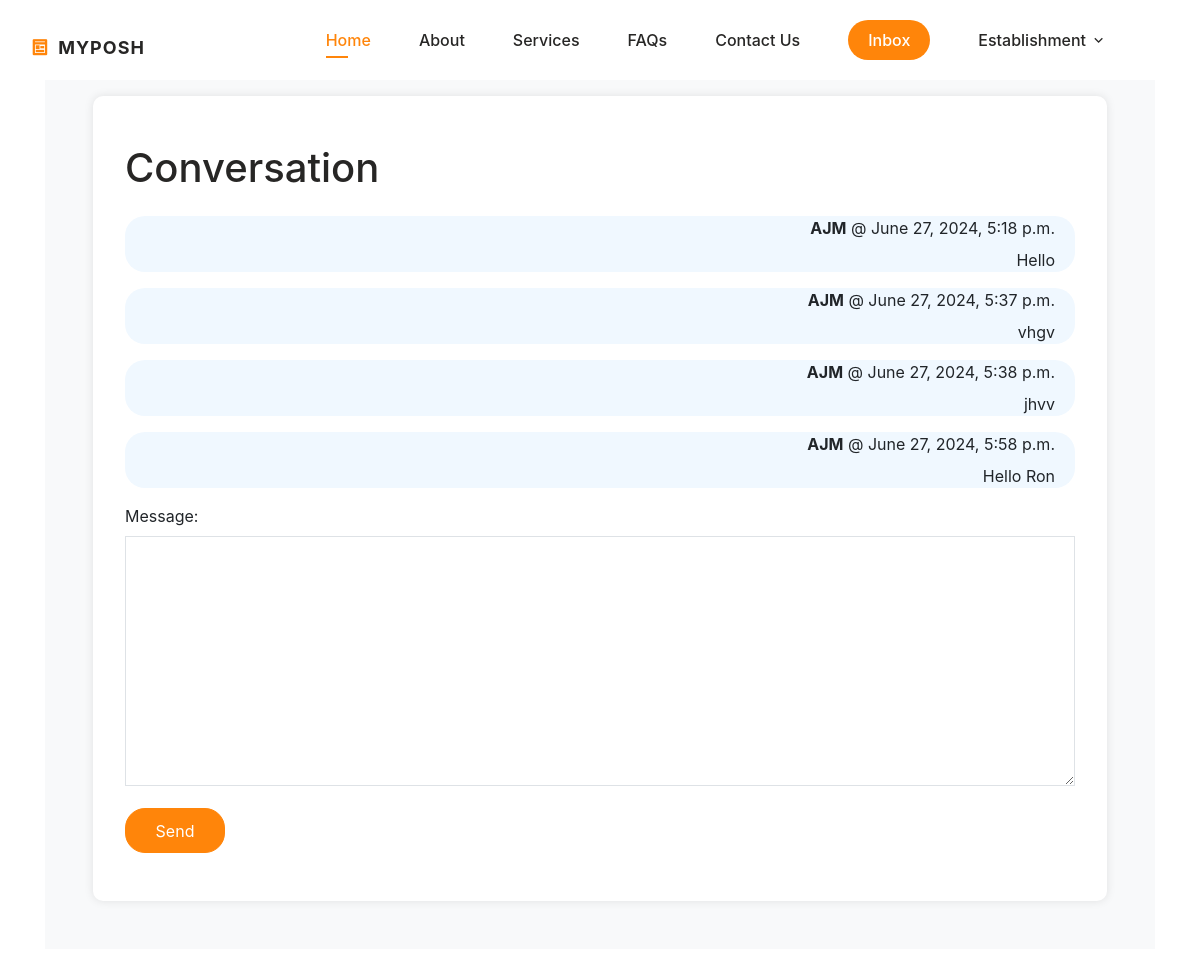
The app's page /inbox/5/ (signed in) with its own data.
### posh/models.py (models this page shows, shortened)
class PoshUser(AbstractBaseUser, PermissionsMixin):
    username = models.CharField(max_length=100, unique=True, primary_key=True)
    email = models.EmailField(unique=True, blank=False)
    phone = models.CharField(max_length=15, unique=True, blank=False)
    start_date = models.DateTimeField(default=timezone.now)
    is_staff = models.BooleanField(default=False)
    is_active = models.BooleanField(default=False)
    type = models.CharField(max_length=50, blank=False)  # To distinguish between user types
    objects = PoshUserManager()
    USERNAME_FIELD = 'username'
    REQUIRED_FIELDS = ['email', 'phone']

class EstablishmentUser(PoshUser):
    name = models.CharField(max_length=255, null=True, blank=True)
    setdate = models.DateField(null=True, blank=True)
    nature = models.CharField(max_length=255, null=True, blank=True)
    state = models.CharField(max_length=255, null=True, blank=True)
    city = models.CharField(max_length=255, null=True, blank=True)
    pincode = models.CharField(max_length=16, null=True, blank=True)
    address = models.TextField(null=True, blank=True)
    locationCount = models.PositiveIntegerField(null=True, blank=True)

### conversation/models.py (models this page shows)
class ConversationMessage(models.Model):
    conversation = models.ForeignKey(Conversation, related_name='messages', on_delete=models.CASCADE)
    message = models.TextField()
    created_at = models.DateTimeField(auto_now_add=True)
    created_by = models.ForeignKey(settings.AUTH_USER_MODEL, related_name='created_message', on_delete=models.CASCADE)

### conversation/views.py (the view)
# urls.py: path('<int:pk>/', views.detail, name='detail'),
@login_required
def detail(request, pk):
    user = request.user
    conversation = Conversation.objects.filter(members=user).get(pk=pk)
    if str(user).startswith("ES"):
        est_name = EstablishmentUser.objects.get(username=request.user)
        user_name = IndividualUser.objects.get(username=conversation.est.user_id)
        user_name.name = user_name.fname + user_name.lname
    elif str(user).startswith("IN"):
        est_name = IndividualUser.objects.get(username=request.user)
        est_name.name = est_name.fname + est_name.lname
        user_name = EstablishmentUser.objects.get(username=conversation.est.establishment_id)
    if request.method == 'POST':
        form = ConversationMessageForm(request.POST)
        if form.is_valid():
            conversation_message = form.save(commit=False)
            conversation_message.conversation = conversation
            conversation_message.created_by = request.user
            conversation_message.save()
            conversation.save()
            return redirect('conversation:detail', pk=pk)
    else:
        form = ConversationMessageForm()
    return render(request, 'detail.html', {
        'conversation': conversation,
        'est_name': est_name,
        'user_name': user_name,
        'form': form
    })

### conversation/forms.py
class ConversationMessageForm(forms.ModelForm):
    class Meta:
        model = ConversationMessage
        fields = ('message',)
        widgets = {
            'message': forms.Textarea(attrs={
                'class': 'w-full py-1 px-8 rounded-xl border',
            })
        }

### posh/templatetags/get_group.py (called while the page is built)
@register.filter(name='has_group')
def has_group(user, group_name):
    return user.groups.filter(name=group_name).exists()

### conversation/templates/detail.html (shortened to what this page needs)
{% extends "base.html" %}
{% load static %}
{% block stylescss %}
<link rel="stylesheet" href="https://stackpath.bootstrapcdn.com/bootstrap/4.5.2/css/bootstrap.min.css">
<link rel="stylesheet" href="https://cdnjs.cloudflare.com/ajax/libs/font-awesome/4.7.0/css/font-awesome.min.css">
{% endblock %}
{% block content %}
<div class="container mt-5">
    <div class="p-5 mb-4 bg-light rounded-3">
        <div class="container-fluid py-5 form-container">
            <h1 class="mb-6 text-3xl">Conversation</h1>
            <div class="message-container space-y-6">
                {% for message in conversation.messages.all %}
                    <div class="p-6 flex {% if message.created_by == request.user %}bg-blue{% else %}bg-gray{% endif %} rounded-xl">
                        <div class='wordwrap'>
                            <p class="mb-2"><strong>{% if message.created_by == request.user %}{{ est_name.name }}{% else %}{{ user_name.name }}{% endif %}</strong> @ {{ message.created_at }}</p>
                            <p>{{ message.message }}</p>
                        </div>
                    </div>
                {% endfor %}
            </div>
            <form method="post" action="." class="mt-6">
                {{ form.as_p }}
                <button class="btn btn-primary">Send</button>
            </form>
        </div>
    </div>
</div>
{% endblock %}

### static/assets/css/main.css (style rules this page uses)
:root { --header-height: 3.5rem; --first-color: hsl(30, 100%, 52%); --first-color-alt: hsl(29, 54%, 73%); --first-color-light: hsl(30, 100%, 85%); --first-color-lighten: hsl(30, 100%, 95%); --title-color: hsl(30, 3%, 15%); --text-color: hsl(30, 4%, 25%); --text-color-light: hsl(30, 4%, 45%); --body-color: hsl(30, 0%, 100%);; --container-color: #FFF; --background-footer-color: rgb(29, 26, 26); --footer-text-color: rgb(245, 244, 244); --body-font: 'Poppins', sans-serif; --big-font-size: 2rem; --h1-font-size: 1.5rem; --h2-font-size: 1.25rem; --h3-font-size: 1rem; --normal-font-size: .938rem; --small-font-size: .813rem; --smaller-font-size: .75rem; --font-medium: 500; --font-semi-bold: 600; --mb-0-5: .5rem; --mb-0-75: .75rem; --mb-1: 1rem; --mb-1-5: 1.5rem; --mb-2: 2rem; --mb-2-5: 2.5rem; --z-tooptip: 10; --z-fixed: 100; }
@media screen and (min-width: 1000px) { :root { --big-font-size: 3.5rem; --h1-font-size: 2.25rem; --h2-font-size: 1.5rem; --h3-font-size: 1.25rem; --normal-font-size: 1rem; --small-font-size: .875rem; --smaller-font-size: .813rem; } }
* { box-sizing: border-box; padding: 0; margin: 0; text-decoration: none !important; }
html { scroll-behavior: smooth; }
body, button, input, textarea { font-family: var(--body-font); font-size: var(--normal-font-size); }
body { margin: var(--header-height) 0 0 0; background-color: var(--body-color); color: var(--text-color); transition: .4s; }
button { cursor: pointer; border: none; outline: none; }
h1, h2, h3 { color: var(--title-color); font-weight: var(--font-semi-bold); }
.container { max-width: 968px; margin-left: var(--mb-1-5); margin-right: var(--mb-1-5); }
@media screen and (min-width: 767px) { body { margin: 0; } }
@media screen and (min-width:992px) { .container { margin-left: auto; margin-right: auto; } }

### static/assets/css/profile.css (style rules this page uses)
:root { --header-height: 3.5rem; --first-color: hsl(30, 100%, 52%); --first-color-alt: hsl(29, 54%, 73%); --first-color-light: hsl(30, 100%, 85%); --first-color-lighten: hsl(30, 100%, 95%); --title-color: hsl(30, 3%, 15%); --text-color: hsl(30, 4%, 25%); --text-color-light: hsl(30, 4%, 45%); --body-color: hsl(30, 0%, 100%);; --container-color: #FFF; --background-footer-color: rgb(29, 26, 26); --footer-text-color: rgb(245, 244, 244); --body-font: 'Poppins', sans-serif; --big-font-size: 2rem; --h1-font-size: 1.5rem; --h2-font-size: 1.25rem; --h3-font-size: 1rem; --normal-font-size: .938rem; --small-font-size: .813rem; --smaller-font-size: .75rem; --font-medium: 500; --font-semi-bold: 600; --mb-0-5: .5rem; --mb-0-75: .75rem; --mb-1: 1rem; --mb-1-5: 1.5rem; --mb-2: 2rem; --mb-2-5: 2.5rem; --z-tooptip: 10; --z-fixed: 100; }
@media screen and (min-width: 1000px) { :root { --big-font-size: 3.5rem; --h1-font-size: 2.25rem; --h2-font-size: 1.5rem; --h3-font-size: 1.25rem; --normal-font-size: 1rem; --small-font-size: .875rem; --smaller-font-size: .813rem; } }
html { scroll-behavior: smooth; }
body, button, input, textarea { font-family: var(--body-font); font-size: var(--normal-font-size); }
body { margin: var(--header-height) 0 0 0; background-color: var(--body-color); color: var(--text-color); transition: .4s; margin-top: 6rem; }
button { cursor: pointer; border: none; outline: none; }
h1, h2, h3 { color: var(--title-color); font-weight: var(--font-semi-bold); }
.btn-primary { color: #fff; background-color: var(--first-color); border-color: var(--first-color); }

### conversation/templates/detail.html (style rules this page uses)
button.btn.btn-primary { background-color: var(--first-color); border-color: var(--first-color); transition: background-color 0.3s, border-color 0.3s; width: 100px; padding: 1%; border-radius: 20px; }
textarea#id_message { width: 100%; padding-left: 10px; padding-right: 10px; }
.form-container { background-color: #fff; border-radius: 10px; padding: 2rem; box-shadow: 0 0 10px rgba(0, 0, 0, 0.1); max-width: 100%; width: 100%; margin: 0 auto; min-height:50%; }
.form-container h1 { margin-bottom: 1.5rem; }
.bg-blue { background-color: #007bff; }
.bg-blue { text-align: end; padding-left: 20px; padding-right: 20px; background-color: aliceblue; border-radius: 20px; }
.message-container { max-height: 60vh; overflow-y: auto; }
.wordwrap { word-wrap: break-word; }
.message-container { scrollbar-width: thin; scrollbar-color: var(--first-color-alt) #f1f1f1; }

### records on screen
ConversationMessage: created_at "June 27, 2024, 5:18 p.m.", message "Hello"
EstablishmentUser: name "AJM"
ConversationMessage: created_at "June 27, 2024, 5:37 p.m.", message "vhgv"
ConversationMessage: created_at "June 27, 2024, 5:38 p.m.", message "jhvv"
ConversationMessage: created_at "June 27, 2024, 5:58 p.m.", message "Hello Ron"
